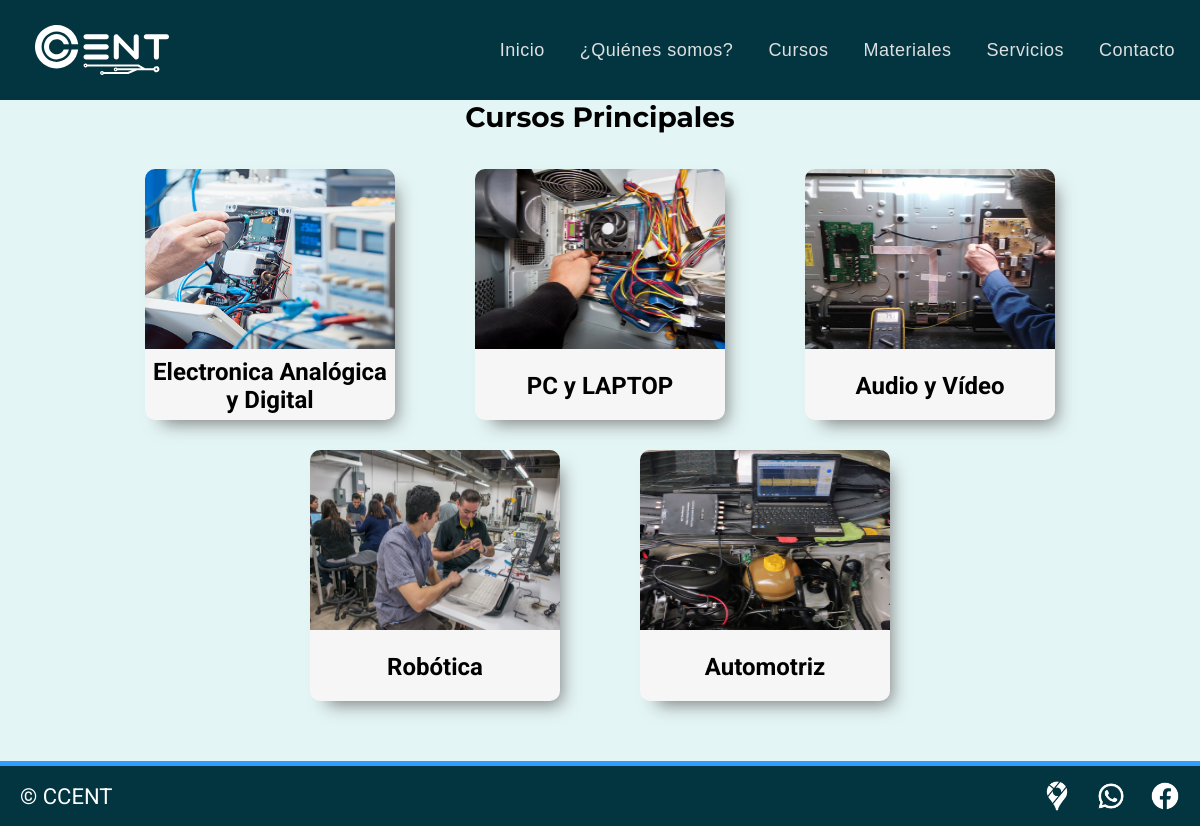
The page /cursos/ on the database as committed earlier.
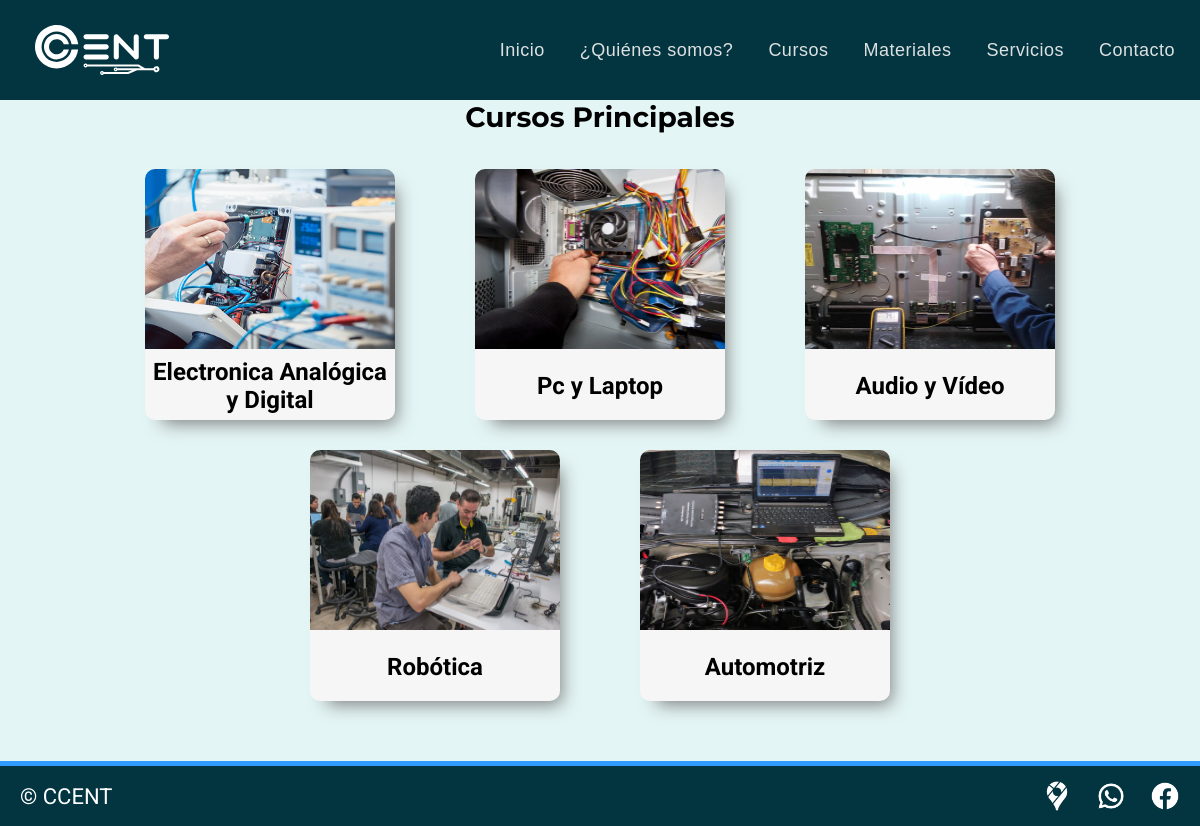
The same page on the database as committed later.
### apps/home/models.py (models this page shows, shortened)
class Curso(models.Model):
    titulo = models.CharField(max_length=100)
    imagen = models.FileField(null=False, upload_to=f'static/img/cursos', default=None)
    created = models.DateTimeField(auto_now_add=True)
    updated = models.DateTimeField(auto_now=True)
    descripcion = RichTextField()

### apps/home/views.py (the view)
# urls.py: path('cursos/', views.cursos, name='cursos'),
def cursos(request):
    cursos = Curso.objects.all()
    cursos_express = Expres.objects.all()
    context = {
        "cursos" : cursos,
        "cursos_express" : cursos_express
    }
    return render(request, 'home/cursos.html',context)

### apps/templates/home/cursos.html (shortened to what this page needs)
{% extends 'layouts/base.html' %}
{% load static %}
{% block stylesheet %}
<link rel="stylesheet" href={%static 'css/style.css'%}>
<link rel="stylesheet" href= {%static 'css/curso_s.css'%}>
{% endblock stylesheet %}
{% block content %}
<h1 class="titulo">Cursos Principales</h1>
<div class="contenedor-cursos">
  {% for curso in cursos %}
  <a href="{% url 'curso' curso.id %}">
  <div class="contenedor-card-curso">
      <img class="img-cursos" src={{curso.imagen.url}} alt=""></a>
      <div class="titulo_curso">
        <h1>{{curso.titulo}}</h1>
      </div>
    </div>
  {% endfor %}
{% endblock content %}

### apps/templates/layouts/base.html (shortened to what this page needs)
{% load static  %}
<!DOCTYPE html>
<html lang="en">
<head>
    {% block stylesheet %}
    {% endblock stylesheet %}
    <link rel="stylesheet" href={%static 'css/style.css'%}>
</head>
<body>
    <header>
    {% include 'includes/nav.html' %}
    </header>
    <main>
    {% block content %}
    {% endblock content %}
    </main>
    {% include 'includes/footer.html' %}
</body>
</html>

### apps/templates/includes/nav.html (shortened to what this page needs)
{% load static %}
<link rel="stylesheet" href={%static 'css/nav.css'%}>
    <div class="container-nav">
      <div class="logo">
        <a href={% url 'home' %} target="_self"> <img id="id_logo" src="{%static 'img/logo.svg'%}" class="logo--img" alt=""></a>
      </div>
      <div class="navegacion" id="id_nav">
          <div class="nav-content">
            <a class="inicio" href={% url 'home' %} target="_self">Inicio </a>
          </div>
          <div class="nav-content">
            <a class="somos" href={% url 'historia' %} target="_self">¿Quiénes somos?</a>
          </div>
          <div class="nav-content">
            <a class="cursos" href={% url 'cursos' %} target="_self">Cursos</a>
          </div>
          <div class="nav-content">
            <a class="materiales" href={% url 'materiales' %} target="_self">Materiales</a>
          </div>
          <div class="nav-content">
            <a class="servicios" href={% url 'servicios' %} target="_self">Servicios</a>
          </div>
          <div class="nav-content">
            <a class="contacto" href={% url 'contactos' %} target="_self">Contacto</a>
          </div>
      </div>
    </div>

### apps/templates/includes/footer.html
{% load static %}
<footer>
    <div class="copy">
      <div class="cpy-content">
        <a href="#">© CCENT</a>
      </div>
    </div>
    <div class="sociales">
      <div class="face-content">
        <a href="https://goo.gl/maps/XhfQRYTXGkCA9R8K9" target="_blank"> <img class="face__content--img" src= "{% static 'img/maps.png' %}" alt=""></a>
      </div>
      <div class="face-content">
        <a href="https://api.whatsapp.com/send?phone=5540413229" target="_blank"><img class="face__content--img" src="{% static 'img/whats.png' %}" alt=""></a>
      </div>
      <div class="face-content">
        <a href="https://www.facebook.com/ccent.escuelaelectronica" target="_blank"><img class="face__content--img" src=" {% static 'img/face.png' %}" alt=""></a>
      </div>
    </div>
</footer>

### static/css/style.css (style rules this page uses)
:root { --roboto: 'Roboto', sans-serif; --montserrat: 'Montserrat', sans-serif; --regular: 400; --azul-fondo: #E4F5F5; --azul-nav: #015366; --azul-footer: #033540; --negrita: 700; }
* { box-sizing: border-box; margin: 0; padding: 0; }
html { font-family: var(--roboto); font-weight: var(--regular); font-size: 62.5%; height: 100%; }
main { margin: 10rem 15px 15px 15px; }
li, p, .titulo { color: black; }
body { display: flex; width: 100%; flex-direction: column; min-height: 100vh; background-color: var(--azul-fondo); }
.titulo { font-family: var(--montserrat); font-weight: var(--negrita); font-size: 2.8rem; margin-bottom: 16px; }
footer { border-top: 5px solid #319CFF; width: 100%; max-width: 100%; min-width: fit-content; padding: 15px 20px; background: #033540; display: flex; align-items: center; justify-content: space-between; margin-top: auto; box-sizing: border-box; }
.sociales { display: flex; column-gap: 24px; }
.face-content { width: 30px; height: 30px; }
.face__content--img { width: 100%; height: 100%; }
.copy { width: 100%; height: 100%; }
.cpy-content a { color: white; text-decoration: none; font-size: 2.2rem; }
*:before, *:after { padding: 0; margin: 0; box-sizing: border-box; }
.nav-content a { position: relative; text-decoration: none; font-family: 'Poppins',sans-serif; color: #edededee; font-size: 18px; letter-spacing: 0.5px; }

### static/css/curso_s.css (style rules this page uses)
.titulo { text-align: center; }
.contenedor-cursos { width: 100%; height: auto; justify-content: center; display: flex; flex-flow: row wrap; margin: 2rem 0 3rem 0; }
.contenedor-card-curso { background: #F6F6F6; border-radius: 10px; width: 25rem; height: 25.1rem; align-items: center; display: flex; flex-direction: column; margin: 1.5rem 4rem 1.5rem 4rem; -webkit-box-shadow: 9px 11px 18px -8px rgba(117,117,117,0.96); -moz-box-shadow: 9px 11px 18px -8px rgba(117,117,117,0.96); box-shadow: 9px 11px 18px -8px rgba(117,117,117,0.96); }
.img-cursos { width: 25rem; height: 18rem; border-radius: 1rem 1rem 0 0; }
.titulo_curso { font-size: 1.2rem; text-align: center; align-items: center; justify-content: center; padding: .5rem; width: 100%; height: 100%; display: flex; align-content: space-between; }

### static/css/nav.css (style rules this page uses)
.container-nav { position: fixed; z-index: 50; width: 100%; max-width: 100%; min-width: fit-content; padding: 15px 20px; background: #033540; display: flex; align-items: center; justify-content: space-between; margin-top: auto; box-sizing: border-box; }
.navegacion { display: flex; column-gap: 25px; }
.logo { padding: 10px 15px; height: 70px; width: 70px; }
.logo--img { object-fit: cover; height: 100%; }
.nav-content { display: block; width: fit-content; display: flex; align-items: center; justify-content: center; }
.inicio, .somos, .cursos, .materiales, .servicios, .contacto { padding: 0 5px; text-decoration: none; font-size: 1.8rem; font-family: var(--roboto); color: #E4F5F5; }
.nav-content a:after { content: ""; position: absolute; background-color: #ededed; height: 2px; width: 0; left: 0; bottom: -5px; transition: 0.3s; }

Rows that differ between the two databases and show on the page:
changed Curso: titulo "PC y LAPTOP" → "Pc y Laptop"
